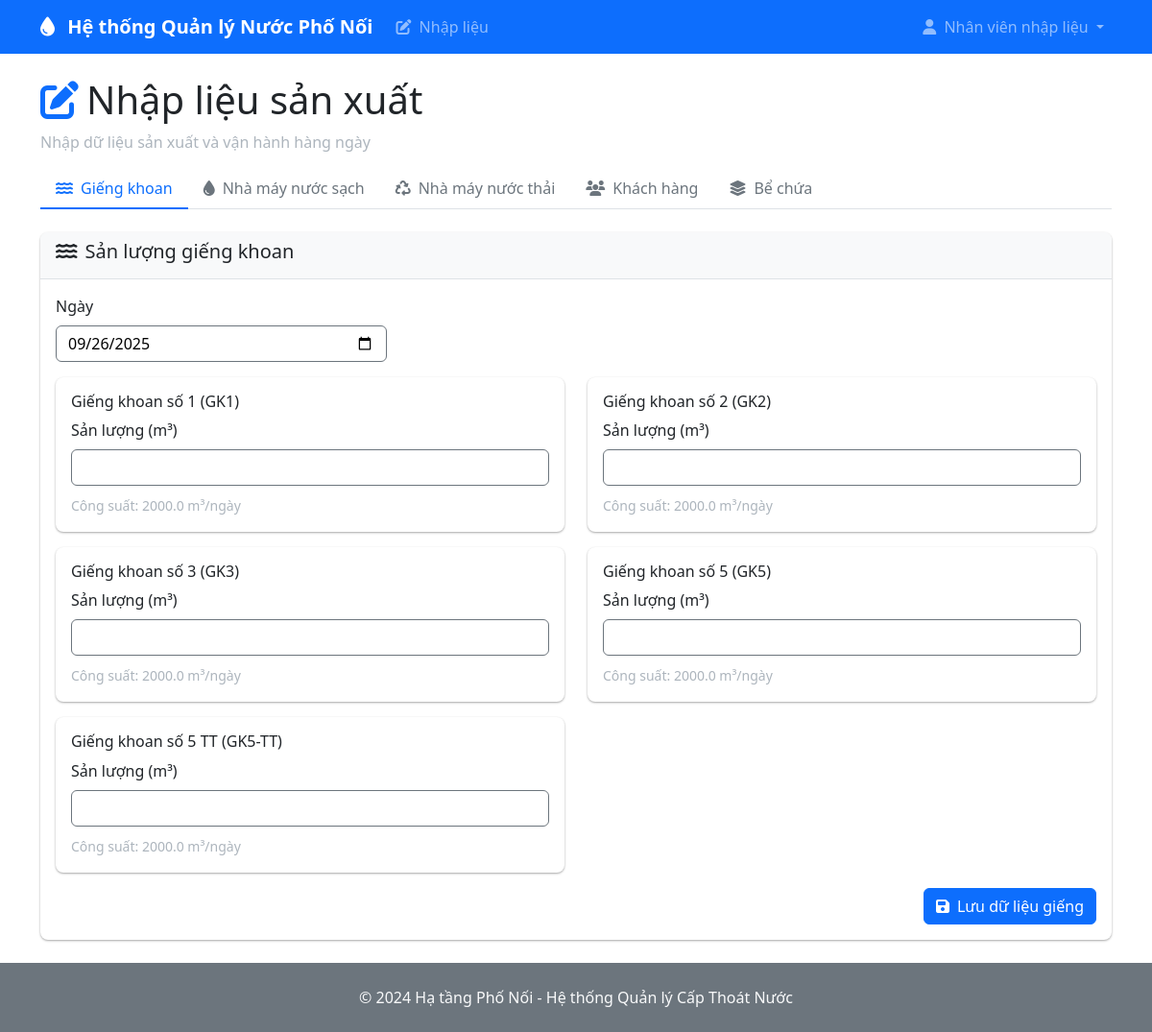
Screenshot of /data-entry (signed in) with the database file from the repository.
### models.py (models this page shows)
class User(UserMixin, db.Model):
    id = db.Column(db.Integer, primary_key=True)
    username = db.Column(db.String(64), unique=True, nullable=False)
    email = db.Column(db.String(120), unique=True, nullable=False)
    password_hash = db.Column(db.String(256))
    role = db.Column(Enum(UserRole), nullable=False, default=UserRole.DATA_ENTRY)
    full_name = db.Column(db.String(120))
    created_at = db.Column(db.DateTime, default=datetime.utcnow)
    is_active = db.Column(db.Boolean, default=True)

class Well(db.Model):
    id = db.Column(db.Integer, primary_key=True)
    code = db.Column(db.String(20), unique=True, nullable=False)  # GK1, GK2, etc.
    name = db.Column(db.String(100), nullable=False)
    capacity = db.Column(db.Float)  # m3/day
    is_active = db.Column(db.Boolean, default=True)
    is_backup = db.Column(db.Boolean, default=False)  # GK6 is backup

### routes.py (the view)
@app.route('/data-entry')
@login_required
def data_entry():
    if not check_permissions(current_user.role, ['data_entry', 'plant_manager', 'admin']):
        flash('You do not have permission to access this page', 'error')
        return redirect(url_for('dashboard'))
    wells = Well.query.filter_by(is_active=True).all()
    customers = Customer.query.filter_by(is_active=True).all()
    tanks = WaterTank.query.all()
    return render_template('data_entry.html', wells=wells, customers=customers, tanks=tanks, date=date)

### app.py (called while the page is built)
@login_manager.user_loader
def load_user(user_id):
    from models import User
    return User.query.get(int(user_id))

### utils.py (called while the page is built)
def check_permissions(user_role, allowed_roles):
    if user_role == UserRole.ADMIN:
        return True
    return user_role.value in allowed_roles

### templates/data_entry.html (shortened to what this page needs)
{% extends "base.html" %}
{% block content %}
<div class="row">
    <div class="col-12">
        <h1><i class="fas fa-edit text-primary me-2"></i>Nhập liệu sản xuất</h1>
        <p class="text-muted">Nhập dữ liệu sản xuất và vận hành hàng ngày</p>
    </div>
</div>
<ul class="nav nav-tabs mb-4" id="dataEntryTabs" role="tablist">
    <li class="nav-item" role="presentation">
        <button class="nav-link active" id="wells-tab" data-bs-toggle="tab" data-bs-target="#wells" type="button" role="tab">
            <i class="fas fa-water me-2"></i>Giếng khoan
        </button>
    </li>
    <li class="nav-item" role="presentation">
        <button class="nav-link" id="clean-water-tab" data-bs-toggle="tab" data-bs-target="#clean-water" type="button" role="tab">
            <i class="fas fa-tint me-2"></i>Nhà máy nước sạch
        </button>
    </li>
    <li class="nav-item" role="presentation">
        <button class="nav-link" id="wastewater-tab" data-bs-toggle="tab" data-bs-target="#wastewater" type="button" role="tab">
            <i class="fas fa-recycle me-2"></i>Nhà máy nước thải
        </button>
    </li>
    <li class="nav-item" role="presentation">
        <button class="nav-link" id="customers-tab" data-bs-toggle="tab" data-bs-target="#customers" type="button" role="tab">
            <i class="fas fa-users me-2"></i>Khách hàng
        </button>
    </li>
    <li class="nav-item" role="presentation">
        <button class="nav-link" id="tanks-tab" data-bs-toggle="tab" data-bs-target="#tanks" type="button" role="tab">
            <i class="fas fa-layer-group me-2"></i>Bể chứa
        </button>
    </li>
</ul>
<div class="tab-content" id="dataEntryTabsContent">
    <div class="tab-pane fade show active" id="wells" role="tabpanel">
        <div class="card">
            <div class="card-header">
                <h5><i class="fas fa-water me-2"></i>Sản lượng giếng khoan</h5>
            </div>
            <div class="card-body">
                <form method="POST" action="{{ url_for('submit_well_data') }}">
                    <div class="row mb-3">
                        <div class="col-md-4">
                            <label for="well-date" class="form-label">Ngày</label>
                            <input type="date" class="form-control" id="well-date" name="date" value="{{ date.today() }}" required>
                        </div>
                    </div>
                    <div class="row">
                        {% for well in wells %}
                        <div class="col-md-6 mb-3">
                            <div class="card {% if well.is_backup %}border-warning{% endif %}">
                                <div class="card-body">
                                    <h6 class="card-title">
                                        {{ well.name }} ({{ well.code }})
                                    </h6>
                                    <div class="mb-2">
                                        <label class="form-label">Sản lượng (m³)</label>
                                        <input type="number" class="form-control" name="production_{{ well.id }}"
                                               step="0.1" min="0" {% if well.is_backup %}value="0" readonly{% endif %}>
                                    </div>
                                    <small class="text-muted">Công suất: {{ well.capacity }} m³/ngày</small>
                                </div>
                            </div>
                        </div>
                        {% endfor %}
                    </div>
                    <div class="text-end">
                        <button type="submit" class="btn btn-primary">
                            <i class="fas fa-save me-2"></i>Lưu dữ liệu giếng
                        </button>
                    </div>
                </form>
            </div>
        </div>
    </div>
</div>
{% endblock %}

### templates/base.html (shortened to what this page needs)
<!DOCTYPE html>
<html lang="vi" data-bs-theme="light">
<head>
    <link href="https://cdn.jsdelivr.net/npm/bootstrap@5.3.3/dist/css/bootstrap.min.css" rel="stylesheet">
    <link rel="stylesheet" href="https://cdnjs.cloudflare.com/ajax/libs/font-awesome/6.4.0/css/all.min.css">
    <link rel="stylesheet" href="{{ url_for('static', filename='css/custom.css') }}">
</head>
<body>
    <nav class="navbar navbar-expand-lg navbar-dark bg-primary">
        <div class="container">
            <a class="navbar-brand" href="{{ url_for('dashboard') }}">
                <i class="fas fa-tint me-2"></i>
                Hệ thống Quản lý Nước Phố Nối
            </a>
            <div class="collapse navbar-collapse" id="navbarNav">
                <ul class="navbar-nav me-auto">
                    {% if current_user.is_authenticated %}
                    {% if current_user.role.value in ['data_entry', 'plant_manager', 'admin'] %}
                    <li class="nav-item">
                        <a class="nav-link" href="{{ url_for('data_entry') }}">
                            <i class="fas fa-edit me-1"></i> Nhập liệu
                        </a>
                    </li>
                    {% endif %}
                    {% endif %}
                </ul>
                {% if current_user.is_authenticated %}
                <ul class="navbar-nav">
                    <li class="nav-item dropdown">
                        <a class="nav-link dropdown-toggle" href="#" role="button" data-bs-toggle="dropdown">
                            <i class="fas fa-user me-1"></i> {{ current_user.full_name or current_user.username }}
                        </a>
                    </li>
                </ul>
                {% endif %}
            </div>
        </div>
    </nav>
    <main class="container my-4">
        {% block content %}{% endblock %}
    </main>
    <footer class="bg-secondary text-light py-4 mt-auto">
        <div class="container text-center">
            <p class="mb-0">&copy; 2024 Hạ tầng Phố Nối - Hệ thống Quản lý Cấp Thoát Nước</p>
        </div>
    </footer>
</body>
</html>

### static/css/custom.css (style rules this page uses)
.btn { border-radius: 6px; font-weight: 500; }
.card { border: none; box-shadow: 0 1px 3px rgba(0,0,0,0.12), 0 1px 2px rgba(0,0,0,0.24); border-radius: 8px; }
.card-header { background-color: var(--bs-light); border-bottom: 1px solid var(--bs-border-color); border-radius: 8px 8px 0 0 !important; }
.form-control, .form-select { border-radius: 6px; border: 1px solid var(--bs-border-color); }
.navbar-brand { font-weight: 600; }
.nav-tabs .nav-link { border-radius: 8px 8px 0 0; border: none; color: var(--bs-secondary); }
.nav-tabs .nav-link.active { background-color: var(--bs-body-bg); border-bottom: 2px solid var(--bs-primary); color: var(--bs-primary); }
.text-muted { color: #adb5bd !important; }
.form-control { color: #000000 !important; background-color: rgb(255, 255, 255) !important; border-color: #6c757d !important; }

### rows the page displays
User: full_name "Nhân viên nhập liệu"
Well: name "Giếng khoan số 1", code "GK1", capacity "2000.0"
Well: name "Giếng khoan số 2", code "GK2", capacity "2000.0"
Well: name "Giếng khoan số 3", code "GK3", capacity "2000.0"
Well: name "Giếng khoan số 5", code "GK5", capacity "2000.0"
Well: name "Giếng khoan số 5 TT", code "GK5-TT", capacity "2000.0"
